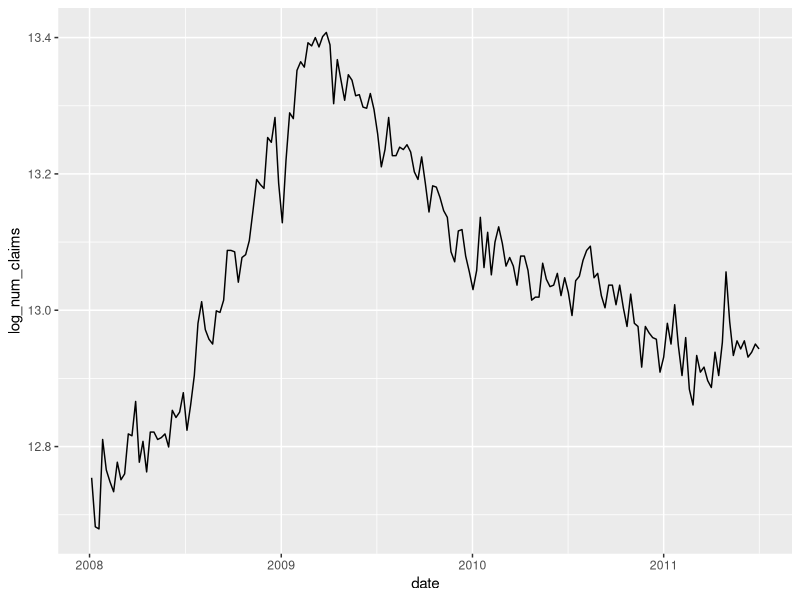

The R script that drew this image:
## ---- chunk 1
library(tidyverse)
library(dplyr)
library(modelr)
library(scales)
library(lubridate)
library(stats)
## ---- chunk 2
#read and clean unemployment_claims.csv

claims <- read.csv("unemployment_claims.csv")

# unemployment_claims.csv has been acquired and formatted from:
# https://oui.doleta.gov/unemploy/claims.asp

names(claims) <- c("date", "num_initial_claims")
claims <- claims %>% 
  mutate(num_initial_claims = as.numeric(gsub(",", "", num_initial_claims)), date = as.Date(date)) %>%  filter(date < "2020-05-30")
## ---- chunk 3

#read and clean google trends data

jobs <- read.csv("jobs_google_trends.csv")
welfare <- read.csv("welfare_google_trends.csv")

welfare <- welfare %>% 
  mutate(date = as.Date(gsub("-", "/", paste(Month, "-01", sep = ""))))%>%
  select(-Month)

jobs <- jobs %>% 
  mutate(date = as.Date(gsub("-", "/", paste(Month, "-01", sep = "")))) %>%
  select(-Month)

## ---- chunk 4

#merge google trends and unemployment data 

claims_new <- claims %>% mutate(year = year(date), month = month(date))

jobs_new <- jobs %>% mutate(year = year(date), month = month(date))
welfare_new <- welfare %>% mutate(year = year(date), month = month(date))

claims_with_trends <- claims_new %>% 
  inner_join(jobs_new, by = c("year", "month")) %>%
  select(-date.y) %>%
  rename(date = date.x) %>%
  inner_join(welfare_new, by = c("year", "month")) %>%
  select(-date.y) %>%
  rename(date = date.x)

claims_with_trends

## ---- chunk 5
#our models

#date >= "2004-01-17" & date <= "2011-07-02"

claims_data <- claims_with_trends %>% 
  filter (date >= "2004-01-17" & date <= "2011-07-02") %>%
  mutate(log_num_claims = log(num_initial_claims))

model_baseline <- lm(log_num_claims ~ lag(log_num_claims, 1), data = claims_data)
model_with_trends <- lm(log_num_claims ~ lag(log_num_claims, 1) + jobs + welfare, data = claims_data)

summary(model_baseline)
summary(model_with_trends)
## ---- chunk 6
# reproducing the visualizations

claims_data %>%
  filter (date >= "2008-01-01" & date <= "2012-01-01") %>%
  ggplot(aes(x = date, y = log_num_claims)) +
  geom_line()


